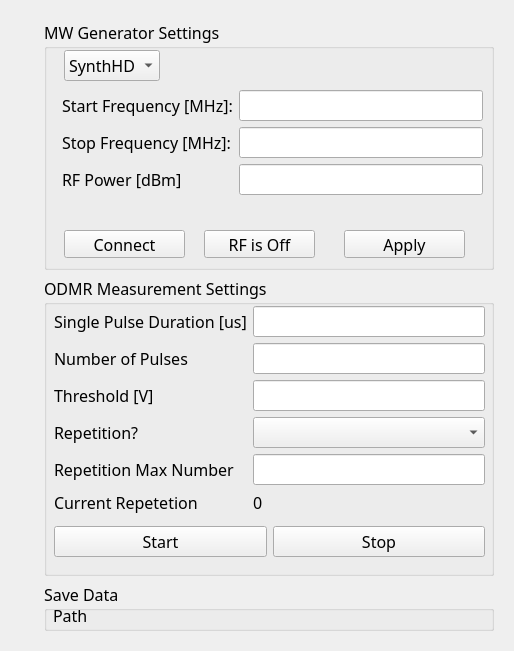
            <widget class="QWidget" name="ODMRTab">
             <attribute name="title">
              <string>ODMR</string>
             </attribute>
             <layout class="QGridLayout" name="gridLayout_4">
              <item row="0" column="0">
               <layout class="QGridLayout" name="gridLayout_2">
                <property name="sizeConstraint">
                 <enum>QLayout::SetNoConstraint</enum>
                </property>
                <item row="0" column="1">
                 <widget class="QWidget" name="verticalWidget_2" native="true">
                  <property name="sizePolicy">
                   <sizepolicy hsizetype="Fixed" vsizetype="Preferred">
                    <horstretch>0</horstretch>
                    <verstretch>0</verstretch>
                   </sizepolicy>
                  </property>
                  <layout class="QGridLayout" name="gridLayout">
                   <item row="1" column="0">
                    <widget class="QGroupBox" name="ODMR">
                     <property name="minimumSize">
                      <size>
                       <width>450</width>
                       <height>300</height>
                      </size>
                     </property>
                     <property name="font">
                      <font>
                       <family>Calibri Light</family>
                       <pointsize>12</pointsize>
                      </font>
                     </property>
                     <property name="title">
                      <string>ODMR Measurement Settings</string>
                     </property>
                     <widget class="QLabel" name="lblRepeatNum">
                      <property name="geometry">
                       <rect>
                        <x>30</x>
                        <y>120</y>
                        <width>71</width>
                        <height>16</height>
                       </rect>
                      </property>
                      <property name="text">
                       <string/>
                      </property>
                     </widget>
                     <widget class="QWidget" name="formLayoutWidget">
                      <property name="geometry">
                       <rect>
                        <x>10</x>
                        <y>30</y>
                        <width>431</width>
                        <height>242</height>
                       </rect>
                      </property>
                      <layout class="QFormLayout" name="formLayout_3">
                       <item row="0" column="0">
                        <widget class="QLabel" name="lblCountDuration">
                         <property name="text">
                          <string>Single Pulse Duration [us]</string>
                         </property>
                        </widget>
                       </item>
                       <item row="0" column="1">
                        <widget class="QLineEdit" name="txtCountDuration"/>
                       </item>
                       <item row="1" column="0">
                        <widget class="QLabel" name="lblCountNumber">
                         <property name="text">
                          <string>Number of Pulses</string>
                         </property>
                        </widget>
                       </item>
                       <item row="1" column="1">
                        <widget class="QLineEdit" name="txtCountNumber"/>
                       </item>
                       <item row="2" column="0">
                        <widget class="QLabel" name="lblThreshold">
                         <property name="text">
                          <string>Threshold [V]</string>
                         </property>
                        </widget>
                       </item>
                       <item row="2" column="1">
                        <widget class="QLineEdit" name="txtThreshold"/>
                       </item>
                       <item row="3" column="0">
                        <widget class="QLabel" name="label">
                         <property name="text">
                          <string>Repetition?</string>
                         </property>
                        </widget>
                       </item>
                       <item row="4" column="0">
                        <widget class="QLabel" name="label_3">
                         <property name="text">
                          <string>Repetition Max Number</string>
                         </property>
                        </widget>
                       </item>
                       <item row="4" column="1">
                        <widget class="QLineEdit" name="txtRepetitionMax"/>
                       </item>
                       <item row="5" column="0">
                        <widget class="QLabel" name="label_4">
                         <property name="text">
                          <string>Current Repetetion</string>
                         </property>
                        </widget>
                       </item>
                       <item row="5" column="1">
                        <widget class="QLabel" name="lblCurrentRepetetion">
                         <property name="text">
                          <string>0</string>
                         </property>
                        </widget>
                       </item>
                       <item row="3" column="1">
                        <widget class="QComboBox" name="repetitionComboBox"/>
                       </item>
                      </layout>
                     </widget>
                     <widget class="QWidget" name="horizontalLayoutWidget_2">
                      <property name="geometry">
                       <rect>
                        <x>10</x>
                        <y>240</y>
                        <width>431</width>
                        <height>51</height>
                       </rect>
                      </property>
                      <layout class="QHBoxLayout" name="horizontalLayout_5">
                       <item>
                        <widget class="QPushButton" name="btnStartODMR">
                         <property name="text">
                          <string>Start</string>
                         </property>
                        </widget>
                       </item>
                       <item>
                        <widget class="QPushButton" name="btnStopODMR">
                         <property name="text">
                          <string>Stop</string>
                         </property>
                        </widget>
                       </item>
                      </layout>
                     </widget>
                    </widget>
                   </item>
                   <item row="0" column="0">
                    <widget class="QGroupBox" name="MW">
                     <property name="enabled">
                      <bool>true</bool>
                     </property>
                     <property name="minimumSize">
                      <size>
                       <width>450</width>
                       <height>250</height>
                      </size>
                     </property>
                     <property name="font">
                      <font>
                       <family>Calibri Light</family>
                       <pointsize>12</pointsize>
                      </font>
                     </property>
                     <property name="title">
                      <string>MW Generator Settings</string>
                     </property>
                     <widget class="QWidget" name="layoutWidget">
                      <property name="geometry">
                       <rect>
                        <x>18</x>
                        <y>70</y>
                        <width>421</width>
                        <height>121</height>
                       </rect>
                      </property>
                      <layout class="QFormLayout" name="formLayout">
                       <item row="0" column="0">
                        <widget class="QLabel" name="lblStartFreq">
                         <property name="text">
                          <string>Start Frequency [MHz]:</string>
                         </property>
                        </widget>
                       </item>
                       <item row="0" column="1">
                        <widget class="QLineEdit" name="txtStartFreq"/>
                       </item>
                       <item row="1" column="0">
                        <widget class="QLabel" name="lblStopFreq">
                         <property name="text">
                          <string>Stop Frequency [MHz]:</string>
                         </property>
                        </widget>
                       </item>
                       <item row="1" column="1">
                        <widget class="QLineEdit" name="txtStopFreq"/>
                       </item>
                       <item row="2" column="0">
                        <widget class="QLabel" name="lblRFPower">
                         <property name="text">
                          <string>RF Power [dBm]</string>
                         </property>
                        </widget>
                       </item>
                       <item row="2" column="1">
                        <widget class="QLineEdit" name="txtRFPower"/>
                       </item>
                      </layout>
                     </widget>
                     <widget class="QComboBox" name="comboBoxMWdevice">
                      <property name="geometry">
                       <rect>
                        <x>20</x>
                        <y>30</y>
                        <width>82</width>
                        <height>26</height>
                       </rect>
                      </property>
                      <property name="autoFillBackground">
                       <bool>false</bool>
                      </property>
                      <property name="sizeAdjustPolicy">
                       <enum>QComboBox::AdjustToContents</enum>
                      </property>
                      <item>
                       <property name="text">
                        <string>SynthHD</string>
                       </property>
                      </item>
                     </widget>
                     <widget class="QPushButton" name="connectMicrowaveODMRButton">
                      <property name="geometry">
                       <rect>
                        <x>20</x>
                        <y>210</y>
                        <width>121</width>
                        <height>28</height>
                       </rect>
                      </property>
                      <property name="text">
                       <string>Connect</string>
                      </property>
                     </widget>
                     <widget class="QPushButton" name="onOffODMRConnectButton">
                      <property name="geometry">
                       <rect>
                        <x>160</x>
                        <y>210</y>
                        <width>111</width>
                        <height>28</height>
                       </rect>
                      </property>
                      <property name="text">
                       <string>RF is Off</string>
                      </property>
                     </widget>
                     <widget class="QPushButton" name="applyMicrowaveODMRButton">
                      <property name="geometry">
                       <rect>
                        <x>300</x>
                        <y>210</y>
                        <width>121</width>
                        <height>28</height>
                       </rect>
                      </property>
                      <property name="text">
                       <string>Apply</string>
                      </property>
                     </widget>
                    </widget>
                   </item>
                   <item row="2" column="0">
                    <widget class="QGroupBox" name="DataSave">
                     <property name="font">
                      <font>
                       <family>Calibri Light</family>
                       <pointsize>12</pointsize>
                      </font>
                     </property>
                     <property name="title">
                      <string>Save Data</string>
                     </property>
                     <widget class="QWidget" name="formLayoutWidget_2">
                      <property name="geometry">
                       <rect>
                        <x>9</x>
                        <y>22</y>
                        <width>431</width>
                        <height>151</height>
                       </rect>
                      </property>
                      <layout class="QFormLayout" name="formLayout_4">
                       <item row="0" column="0">
                        <widget class="QLabel" name="lblPath">
                         <property name="text">
                          <string>Path</string>
                         </property>
                        </widget>
                       </item>
                       <item row="2" column="0">
                        <widget class="QLabel" name="lblParamValue">
                         <property name="text">
                          <string>Measurment Number</string>
                         </property>
                        </widget>
                       </item>
                       <item row="2" column="1">
                        <widget class="QLineEdit" name="ODMRFileNumber"/>
                       </item>
                       <item row="3" column="0">
                        <widget class="QLabel" name="lblComment">
                         <property name="text">
                          <string>Comment:</string>
                         </property>
                        </widget>
                       </item>
                       <item row="1" column="0" colspan="2">
                        <widget class="QLineEdit" name="ODMRPathTextBox"/>
                       </item>
                       <item row="4" column="0" colspan="2">
                        <widget class="QLineEdit" name="ODMRComment"/>
                       </item>
                      </layout>
                     </widget>
                     <widget class="QPushButton" name="btnSaveODMR">
                      <property name="geometry">
                       <rect>
                        <x>230</x>
                        <y>180</y>
                        <width>211</width>
                        <height>51</height>
                       </rect>
                      </property>
                      <property name="text">
                       <string>Save</string>
                      </property>
                     </widget>
                    </widget>
                   </item>
                  </layout>
                 </widget>
                </item>
                <item row="0" column="0">
                 <widget class="QWidget" name="ODMRPlotWidget" native="true">
                  <layout class="QGridLayout" name="ODMRPlotLayout"/>
                 </widget>
                </item>
               </layout>
              </item>
             </layout>
            </widget>
